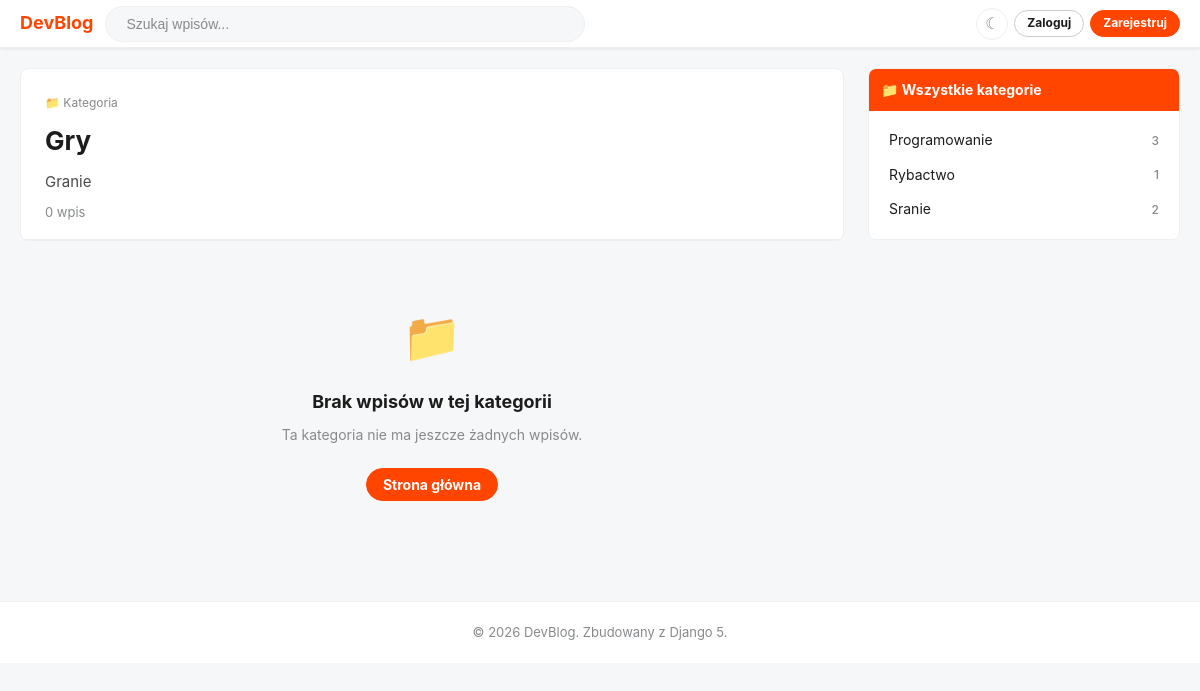
Screenshot of /kategoria/gry/ with the database file from the repository.
### blog/models.py (models this page shows, shortened)
class Category(models.Model):
    name = models.CharField(max_length=100, unique=True, verbose_name="Nazwa")
    slug = models.SlugField(max_length=100, unique=True, blank=True, verbose_name="Slug")
    description = models.TextField(blank=True, verbose_name="Opis")
    created_at = models.DateTimeField(auto_now_add=True)
    class Meta:
        verbose_name = "Kategoria"
        verbose_name_plural = "Kategorie"
        ordering = ["name"]
    def get_absolute_url(self):
        return reverse("blog:category_detail", kwargs={"slug": self.slug})

### blog/views.py (the view)
# urls.py: path("kategoria/<slug:slug>/", views.category_detail, name="category_detail"),
def category_detail(request, slug):
    category = get_object_or_404(Category, slug=slug)
    posts_list = Post.objects.filter(
        category=category, status=Post.STATUS_PUBLISHED
    ).select_related("author", "author__profile").prefetch_related("tags", "likes")
    paginator = Paginator(posts_list, 10)
    page_number = request.GET.get("strona", 1)
    page_obj = paginator.get_page(page_number)
    categories = Category.objects.annotate(
        post_count=Count("posts", filter=Q(posts__status=Post.STATUS_PUBLISHED))
    ).filter(post_count__gt=0)
    context = {
        "category": category,
        "page_obj": page_obj,
        "categories": categories,
        "page_title": f"Kategoria: {category.name}",
    }
    return render(request, "blog/category.html", context)

### blog/templates/blog/category.html
{% extends "blog/base.html" %}
{% load humanize %}
{% block content %}
<div class="layout">
    <main>
        <div class="post-detail" style="margin-bottom:10px;">
            <div class="post-detail__header">
                <div class="post-detail__meta">
                    <span>&#128193; Kategoria</span>
                </div>
                <h1 class="post-detail__title">{{ category.name }}</h1>
                {% if category.description %}
                <p style="font-size:15px; color: #4a4a4a; margin-top:8px; line-height:1.6;">
                    {{ category.description }}
                </p>
                {% endif %}
                <p style="font-size:13px; color: var(--color-text-meta); margin-top:8px;">
                    {{ page_obj.paginator.count }} wpis{{ page_obj.paginator.count|pluralize:"e,ów,ów" }}
                </p>
            </div>
        </div>
        {% if page_obj.object_list %}
            {% for post in page_obj %}
            <article class="post-card">
                <div class="post-card__votes">
                    <span class="post-card__vote-btn">&#9650;</span>
                    <span class="post-card__vote-count">{{ post.get_like_count }}</span>
                </div>
                <div class="post-card__body">
                    <div class="post-card__meta">
                        <span>Dodane przez</span>
                        <a href="{% url 'blog:profile_detail' username=post.author.username %}">
                            <strong>{{ post.author.username }}</strong>
                        </a>
                        <span>•</span>
                        <span>{{ post.publish_date|naturaltime }}</span>
                    </div>
                    <h2 class="post-card__title">
                        <a href="{{ post.get_absolute_url }}">{{ post.title }}</a>
                    </h2>
                    {% if post.excerpt %}
                    <p class="post-card__excerpt">{{ post.excerpt }}</p>
                    {% endif %}
                    {% if post.tags.all %}
                    <div class="tags">
                        {% for tag in post.tags.all %}
                        <a href="{% url 'blog:search' %}?q={{ tag.name }}" class="tag">#{{ tag.name }}</a>
                        {% endfor %}
                    </div>
                    {% endif %}
                    <div class="post-card__footer">
                        <a href="{{ post.get_absolute_url }}#komentarze" class="post-card__action">
                            &#128172; {{ post.get_comment_count }} komentarz{{ post.get_comment_count|pluralize:"e,y,y" }}
                        </a>
                        <a href="{{ post.get_absolute_url }}" class="post-card__action">
                            &#128279; Czytaj więcej
                        </a>
                    </div>
                </div>
            </article>
            {% endfor %}
            {% if page_obj.has_other_pages %}
            <nav class="pagination">
                {% if page_obj.has_previous %}
                <a href="?strona={{ page_obj.previous_page_number }}" class="pagination__item">&#8249; Poprzednia</a>
                {% else %}
                <span class="pagination__item pagination__item--disabled">&#8249; Poprzednia</span>
                {% endif %}
                {% for num in page_obj.paginator.page_range %}
                    {% if page_obj.number == num %}
                    <span class="pagination__item pagination__item--active">{{ num }}</span>
                    {% elif num > page_obj.number|add:"-3" and num < page_obj.number|add:"3" %}
                    <a href="?strona={{ num }}" class="pagination__item">{{ num }}</a>
                    {% endif %}
                {% endfor %}
                {% if page_obj.has_next %}
                <a href="?strona={{ page_obj.next_page_number }}" class="pagination__item">Następna &#8250;</a>
                {% else %}
                <span class="pagination__item pagination__item--disabled">Następna &#8250;</span>
                {% endif %}
            </nav>
            {% endif %}
        {% else %}
        <div class="empty-state">
            <div class="empty-state__icon">&#128193;</div>
            <h2 class="empty-state__title">Brak wpisów w tej kategorii</h2>
            <p class="empty-state__text">Ta kategoria nie ma jeszcze żadnych wpisów.</p>
            <br>
            <a href="{% url 'blog:home' %}" class="btn btn--primary">Strona główna</a>
        </div>
        {% endif %}
    </main>
    <aside class="sidebar">
        {% if categories %}
        <div class="sidebar__widget">
            <div class="sidebar__widget-header">&#128193; Wszystkie kategorie</div>
            <div class="sidebar__widget-body">
                {% for cat in categories %}
                <a href="{{ cat.get_absolute_url }}"
                   class="sidebar__category-link {% if cat.slug == category.slug %}" style="font-weight:700; color: var(--color-primary);"{% else %}"{% endif %}>
                    <span>{{ cat.name }}</span>
                    <span class="sidebar__category-count">{{ cat.post_count }}</span>
                </a>
                {% endfor %}
            </div>
        </div>
        {% endif %}
    </aside>
</div>
{% endblock %}

### static/css/style.css (style rules this page uses)
:root { --color-primary: #ff4500; --color-primary-hover: #e03d00; --color-primary-light: #fff3f0; --color-secondary: #0079d3; --color-secondary-hover: #006cbf; --color-bg: #f6f7f8; --color-surface: #ffffff; --color-surface-hover: #f8f9fa; --color-border: #edeff1; --color-border-hover: #ccc; --color-text: #1c1c1c; --color-text-meta: #878a8c; --color-text-muted: #b0b3b8; --color-success: #46d160; --color-error: #ff585b; --color-warning: #ffd635; --color-tag-bg: #f0f8ff; --color-tag-text: #0079d3; --font-sans: -apple-system, BlinkMacSystemFont, "Segoe UI", Roboto, "Helvetica Neue", Arial, sans-serif; --font-mono: "SFMono-Regular", Consolas, "Liberation Mono", Menlo, monospace; --radius-sm: 4px; --radius-md: 8px; --radius-lg: 12px; --radius-full: 9999px; --shadow-sm: 0 1px 3px rgba(0,0,0,0.08); --shadow-md: 0 2px 8px rgba(0,0,0,0.10); --shadow-lg: 0 4px 16px rgba(0,0,0,0.12); --transition: 0.15s ease; --max-width: 1200px; --sidebar-width: 312px; }
*, *::before, *::after { box-sizing: border-box; margin: 0; padding: 0; }
html { font-size: 14px; scroll-behavior: smooth; }
body { font-family: var(--font-sans); background-color: var(--color-bg); color: var(--color-text); line-height: 1.6; min-height: 100vh; transition: background-color 0.3s ease, color 0.3s ease; }
a { color: var(--color-secondary); text-decoration: none; transition: color var(--transition); }
.btn { display: inline-flex; align-items: center; justify-content: center; gap: 6px; padding: 6px 16px; border-radius: var(--radius-full); font-size: 14px; font-weight: 700; cursor: pointer; transition: background var(--transition), color var(--transition), border-color var(--transition); border: 1px solid transparent; line-height: 1.4; text-decoration: none; white-space: nowrap; }
.btn--primary { background: var(--color-primary); color: white; border-color: var(--color-primary); }
.layout { max-width: var(--max-width); margin: 0 auto; padding: 20px; display: grid; grid-template-columns: 1fr var(--sidebar-width); gap: 24px; align-items: start; }
.sidebar__widget { background: var(--color-surface); border: 1px solid var(--color-border); border-radius: var(--radius-md); overflow: hidden; margin-bottom: 16px; }
.sidebar__widget-header { background: var(--color-primary); color: white; padding: 10px 12px; font-weight: 700; font-size: 14px; }
.sidebar__widget-body { padding: 12px; }
.sidebar__category-link { display: flex; align-items: center; justify-content: space-between; padding: 6px 8px; border-radius: var(--radius-sm); color: var(--color-text); font-size: 14px; text-decoration: none; transition: background var(--transition); }
.sidebar__category-count { font-size: 12px; color: var(--color-text-meta); font-weight: 500; }
.post-detail { background: var(--color-surface); border: 1px solid var(--color-border); border-radius: var(--radius-md); overflow: hidden; }
.post-detail__header { padding: 24px 24px 16px; border-bottom: 1px solid var(--color-border); }
.post-detail__meta { display: flex; align-items: center; gap: 8px; font-size: 12px; color: var(--color-text-meta); margin-bottom: 12px; flex-wrap: wrap; }
.post-detail__title { font-size: 26px; font-weight: 700; color: var(--color-text); line-height: 1.3; margin-bottom: 12px; }
.empty-state { text-align: center; padding: 48px 24px; color: var(--color-text-meta); }
.empty-state__icon { font-size: 48px; margin-bottom: 12px; }
.empty-state__title { font-size: 18px; font-weight: 700; margin-bottom: 8px; color: var(--color-text); }
.empty-state__text { font-size: 14px; line-height: 1.5; }

### rows the page displays
Category: name "Gry", description "Granie"
Category: name "Programowanie", post_count "3"
Category: name "Rybactwo", post_count "1"
Category: name "Sranie", post_count "2"

### other values shown
{{ page_obj.paginator.count }} "0"
